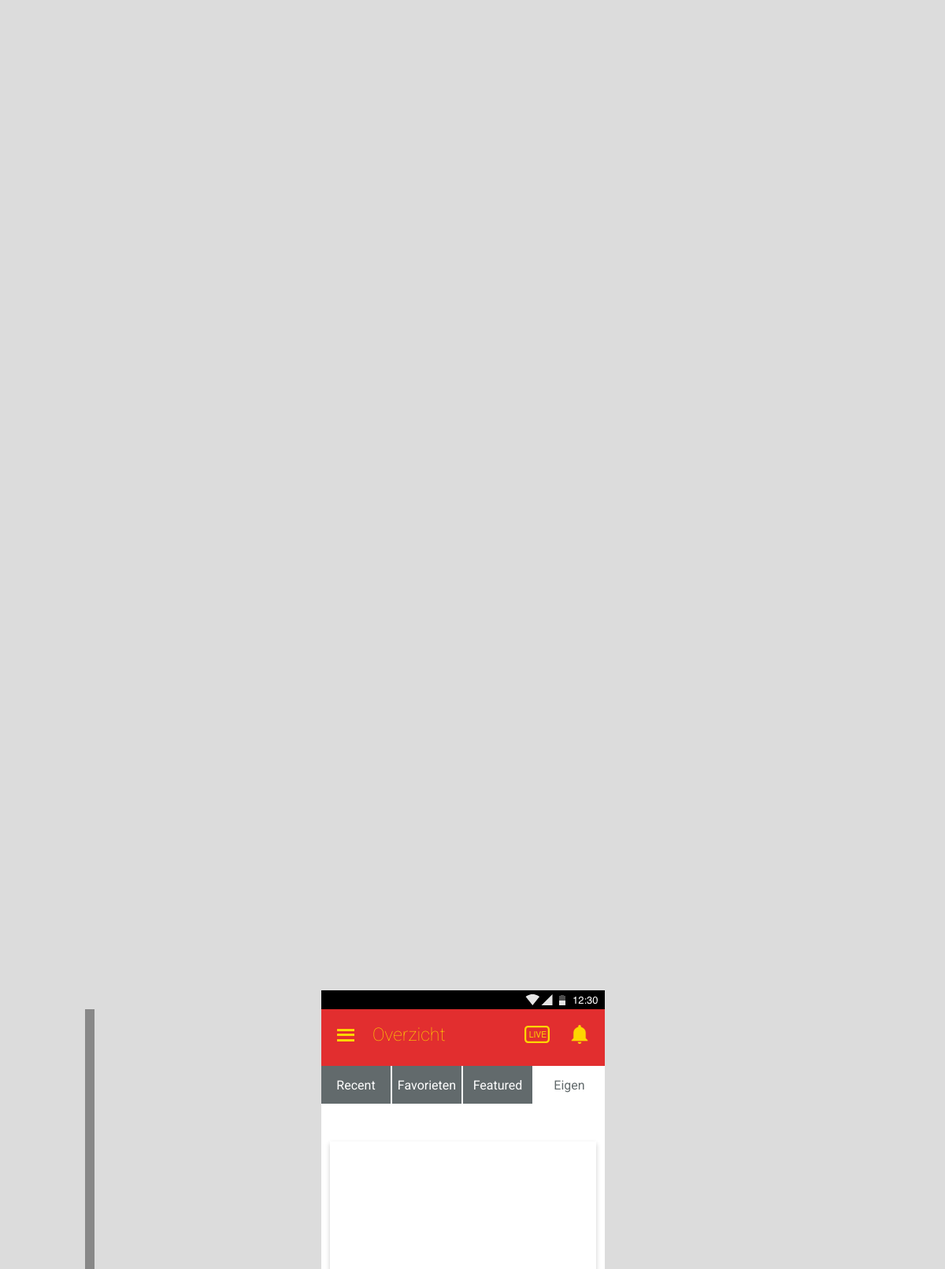
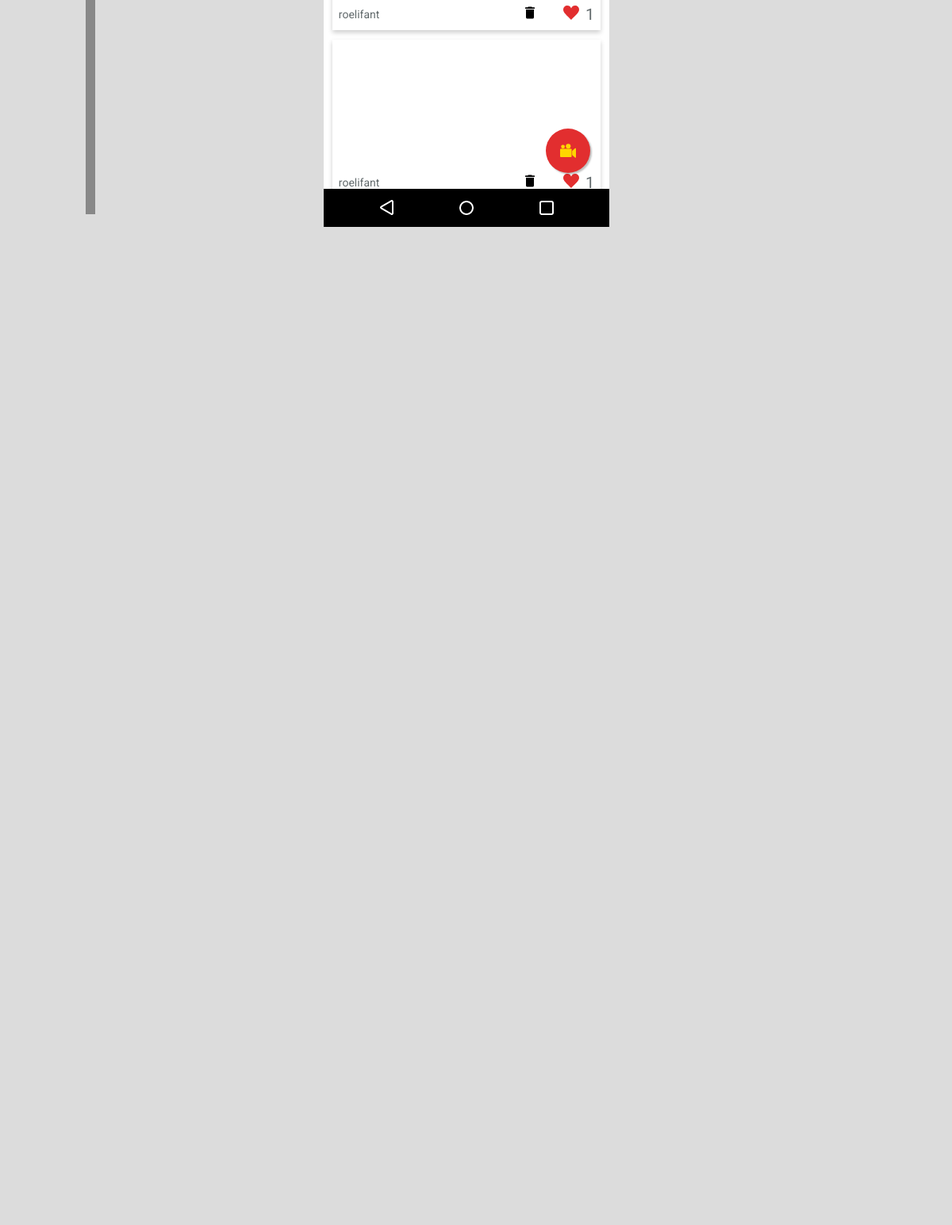
The page /overview4.php (signed in) on the database as committed earlier (2 pictures, top to bottom).
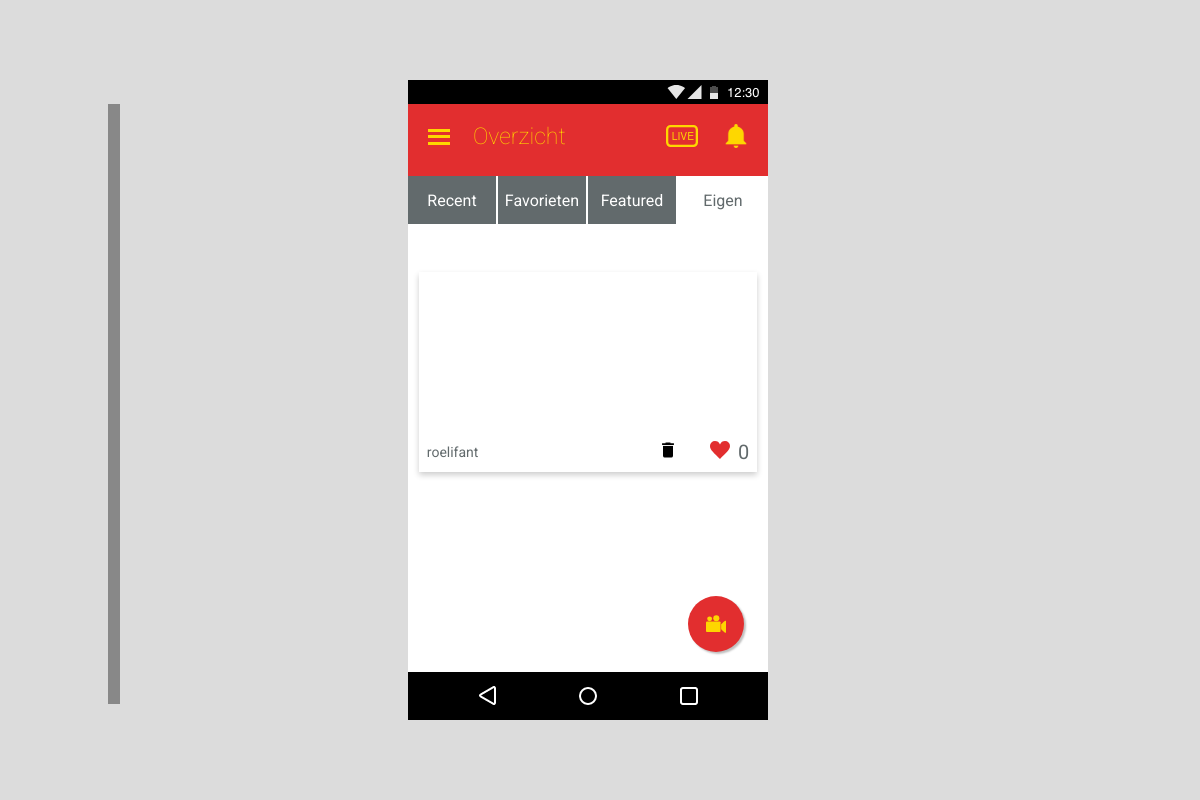
The same page on the database as committed later.
### tables this page shows
CREATE TABLE `videos` (
  `id` int(11) NOT NULL,
  `data` varchar(200) NOT NULL,
  `timestamp` int(11) NOT NULL,
  `uploader` varchar(200) NOT NULL,
  `stemmen` int(11) NOT NULL,
  `status` varchar(200) NOT NULL
);

### classes/Video.php (called while the page is built, shortened)
<?php
    class Video
    {
        private $m_iVotes;
        private $m_bVoted;
        public function __set($p_sProperty, $p_vValue)
        {
            switch ($p_sProperty) {
                case "Votes":
                    $this->m_iVotes = $p_vValue;
                    break;
                case "Voted":
                    $this->m_bVoted = $p_vValue;
                    break;
            }
        }
        public function __get($p_sProperty)
        {
            switch ($p_sProperty) {
                case "Votes":
                    return $this->m_iVotes;
                    break;
                case "Voted":
                    return $this->m_bVoted;
                    break;
            }
        }
        public function checkVote($p_iVideoid, $p_iUserid){
            $conn = Db::getInstance();
            $statement1 = $conn->prepare("SELECT * FROM stemmen WHERE video_id = :video_id;");
            $statement1->bindValue(":video_id", $p_iVideoid);
            $statement1->execute();
            $res = $statement1->fetchAll(PDO::FETCH_ASSOC);
            $rows = count($res);
            $this->Votes = $rows;
            $conn = Db::getInstance();
            $statement = $conn->prepare("SELECT * FROM videos WHERE id = :video_id ORDER BY id DESC;");
            $statement->bindValue(":video_id", $p_iVideoid);
            $statement->execute();
            $res = $statement->fetch(PDO::FETCH_ASSOC);
            if($res["uploader"] == $_SESSION["user"]){
                $this->Voted = true;
            }
        }
        public function printUploads(){
            $conn = Db::getInstance();
            $statement = $conn->prepare("SELECT * FROM videos WHERE uploader = :user ORDER BY id DESC;");
            $statement->bindValue(":user", $_SESSION["user"]);
            $statement->execute();
            return $statement->fetchAll(PDO::FETCH_ASSOC);
        }
    }

### overview4.php (the view, shortened to what this page needs)
<?php
    $videos = new Video;
    $res = $videos->printUploads();
?><!DOCTYPE html>
<html lang="en">
<head>
</head>
</head>
<body>
    <div class="container">
        <div class="fill">
        </div>
        <div class="scherm">
            <img class="sysbar" src="images/sysbar-top.png" alt="android systeem balk" />
            <?php include_once("includes/mainHeader.php") ?>
            <main>
               <nav>
                  <a href="overview.php">Recent</a>
                  <a href="overview2.php">Favorieten</a>
                  <a href="overview3.php">Featured</a>
                  <a href="overview4.php">Eigen</a>
               </nav>
               <div id="videocontainer">
                <?php foreach ( $res as $key => $video): ?>
                  <div class="video">
                     <div class="imgcontainer">
                        <a href='pages/videoPlayer.php?id=<?php echo $video["id"];?>'>
                         <video src="<?php echo "uploads/videos/" . $video["data"]?>" alt="video thumbnail">
                             <source src="uploads/videos/<?php echo $video["data"] ?>" type="video/webm">
                         </video>
                         </a>
                     </div>
                     <div class="actionbar">
                        <p class="naam"><?php echo $video["uploader"]?></p>
                        <div class="right-actions">
                          <?php if($video["uploader"] == $_SESSION["user"]) : ?>
                          <a href="#" class="verwijder">
                           <img src="images/ic_delete.svg" alt="verwijder je video" />
                            </a>
                           <?php else : ?>
                           <a href="#" class="rapporteer">
                               <p>!</p>
                           </a>
                           <?php endif ; ?>
                           <a href="#" class="stem">
                               <img src="images/ic_favorite.svg" alt="markeer als favoriet" />
                            </a>
                            <p class="count"><?php $videos->checkVote($video["id"], $_SESSION["userid"]);
        if($videos->Voted == true){
                                echo $videos->Votes;
    }
                                ?>
                            </p>
                        </div>
                     </div>
                  </div>
                  <?php endforeach; ?>
                  </div>
               <button id="upload"><img src="images/ic_camera.svg" alt="opnemen camera icoon" /></button>
            </main>
            <img class="sysbar" src="images/navbar-bot.png" alt="android navigatie balk" />
        </div>
        <div class="fill">
        </div>
    </div>
</body>
</html>

### includes/mainHeader.php (shortened to what this page needs)
<header>
	<img id="twee" src="images/ic_live.svg" alt="livefeed_icon">
	<img id="drie" src="images/ic_notifications.svg" alt="notification_icon">
	<h1><?php echo SCHERM; ?></h1>
	<div class="menuicon"><span></span></div>
</header>

### overview4.php (style rules this page uses)
* { margin: 0; padding: 0; font-family: 'Roboto', sans-serif; }
html { background: #FFF; }
body { width: 100vw; height: 100vh; background: Gainsboro; }
.container { width: 80%; height: 100%; display: flex; overflow-y: visible; margin: auto; }
main { width: 360px; height: 496px; background: #FFF; overflow-y: auto; }
.scherm { position: relative; background: Gainsboro; height: 640px; width: 360px; margin-top: auto; margin-bottom: auto; }
.fill { position: relative; background: Gainsboro; height: 100%; width: 30%; z-index: 500; }
.scherm header { position: relative; background-color: #E22E2F; height: 72px; width: 100%; }
.scherm .sysbar:first-child { width: 100%; margin-bottom: -4px; z-index: 1000; }
.scherm .sysbar:not(:first-child) { position: absolute; left: 0; bottom: 0; z-index: 1000; }
.menuicon { position: absolute; top: 23px; left: 20px; display: inline-block; cursor: pointer; height: 12px; width: 22px; }
span { display: block; top: 8px; width: 22px; height: 3px; background-color: #FED600; position: relative; }
span::after, span::before { display: block; content: ''; position: absolute; width: 22px; height: 3px; background-color: #FED600; }
span::before { margin-top: -6.5px; }
span::after { margin-top: 6.5px; }
h1 { position: absolute; color: #FED600; top: 19px; left: 65px; font-family: 'Roboto', sans-serif; font-weight: lighter; font-size: 23px; }
header img { position: absolute; top: 20px; display: block; cursor: pointer; height: 24px; }
header img#twee { height: 22px; top: 21px; right: 70px; }
header img#drie { right: 20px; }
button#upload { width: 56px; height: 56px; position: absolute; display: flex; align-items: center; justify-content: center; background-color: #E22E2F; border: none; outline: none; border-radius: 50%; -webkit-box-shadow: 2px 2px 2px 0px rgba(0,0,0,0.25); -moz-box-shadow: 2px 2px 2px 0px rgba(0,0,0,0.25); box-shadow: 2px 2px 2px 0px rgba(0,0,0,0.25); }
button { position: absolute; overflow: hidden; bottom: 68px; right: 24px; z-index: 0; }
button:after { content: ''; position: absolute; top: 50%; left: 50%; width: 5px; height: 5px; background: rgba(255, 255, 255, .5); opacity: 0; border-radius: 100%; transform: scale(1, 1) translate(-50%); transform-origin: 50% 50%; }
button#upload img { width: 20px; }
nav { height: 48px; width: 100%; position: absolute; z-index: 1; }
nav a { width: calc(25% - 2px); height: 100%; border-right: 2px solid #FFF; background-color: #626A6C; float: left; display: flex; align-items: center; justify-content: center; text-decoration: none; color: #FFF; }
nav a:nth-child(4) { background-color: #FFF; color: #626A6C; }
nav a:last-child { border: none; width: 25%; }
#videocontainer { position: relative; margin-top: 96px; }
.video { position: relative; width: 94%; height: 200px; margin: 0 auto; clear: both; margin-bottom: 12px; -webkit-box-shadow: 0px 3px 6px 0px rgba(0,0,0,0.20); -moz-box-shadow: 0px 3px 6px 0px rgba(0,0,0,0.20); box-shadow: 0px 3px 6px 0px rgba(0,0,0,0.20); }
.video .imgcontainer { width: 100%; height: calc(100% - 40px); overflow: hidden; }
.video video { width: 100%; border-radius: 4px; }
.video .actionbar { height: 40px; width: 100%; position: absolute; bottom: 0; left: 0; display: flex; align-items: center; justify-content: space-between; }
.video .actionbar p { color: #626A6C; font-size: 14px; margin-left: 8px; }
.video .actionbar .right-actions { margin-right: 8px; display: flex; align-items: center; justify-content: space-between; }
.video .actionbar .right-actions p { font-size: 20px; }
.video .actionbar .right-actions a { font-size: 20px; text-decoration: none; }
.video .actionbar .right-actions img { margin-left: 32px; height: 20px; width: 20px; }

Rows that differ between the two databases and show on the page:
removed videos: uploader "roelifant", Votes "1"
removed videos: uploader "roelifant", Votes "1"
added videos: uploader "roelifant", Votes "0"
